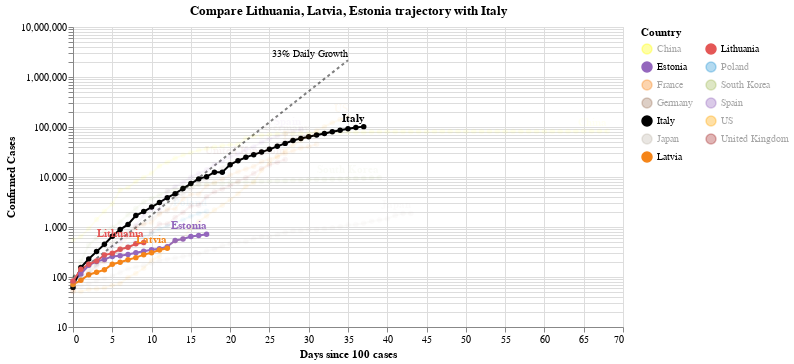

Notebook code for this chart:
### Code cell
#hide_input
chart3 = make_since_chart(['Lithuania', 'Latvia', 'Estonia'])
chart3

### Figure 1 — Vega-Lite specification as saved in the notebook (floating-point values rounded to 4 significant figures; data arrays with more than 128 entries replaced by an {"elided": "..."} marker saying what was removed)
{"config": {"view": {"continuousWidth": 400, "continuousHeight": 300}}, "layer": [{"mark": {"type": "line", "color": "black", "opacity": 0.5, "strokeDash": [3, 3]}, "encoding": {"x": {"type": "quantitative", "field": "Days since 100 cases"}, "y": {"type": "quantitative", "field": "Confirmed Cases"}}}, {"mark": {"type": "text", "align": "right", "dy": -6, "fontSize": 10, "text": "33% Daily Growth"}, "encoding": {"x": {"type": "quantitative", "field": "Days since 100 cases"}, "y": {"type": "quantitative", "field": "Confirmed Cases"}}, "transform": [{"filter": "(datum['Days since 100 cases'] >= 35)"}]}, {"data": {"name": "data-ee4961c429aab95c4b5dab2e59a34bbf"}, "mark": {"type": "line", "point": true}, "encoding": {"color": {"type": "nominal", "field": "Country", "legend": {"columns": 2}, "scale": {"domain": ["China", "Estonia", "France", "Germany", "Italy", "Japan", "Latvia", "Lithuania", "Poland", "South Korea", "Spain", "US", "United Kingdom"], "range": ["yellow", "#9467bd", "#F58518", "#9D755D", "black", "#C1B7AD", "#F58518", "#E45756", "#2495D3", "#A1BA59", "#9467bd", "orange", "brown"]}}, "opacity": {"condition": {"value": 1, "selection": "selector002"}, "value": 0.05}, "tooltip": [{"type": "nominal", "field": "Country"}, {"type": "temporal", "field": "Date"}, {"type": "quantitative", "field": "Confirmed Cases"}, {"type": "quantitative", "field": "Days since 100 cases"}], "x": {"type": "quantitative", "field": "Days since 100 cases"}, "y": {"type": "quantitative", "field": "Confirmed Cases", "scale": {"type": "log"}}}, "selection": {"selector002": {"type": "multi", "fields": ["Country"], "bind": "legend", "init": [{"Country": "Lithuania"}, {"Country": "Latvia"}, {"Country": "Estonia"}, {"Country": "Italy"}]}}, "width": 550}, {"data": {"name": "data-ee4961c429aab95c4b5dab2e59a34bbf"}, "mark": {"type": "text", "align": "right", "dy": -8, "fontWeight": "bold"}, "encoding": {"color": {"type": "nominal", "field": "Country", "legend": {"columns": 2}, "scale": {"domain": ["China", "Estonia", "France", "Germany", "Italy", "Japan", "Latvia", "Lithuania", "Poland", "South Korea", "Spain", "US", "United Kingdom"], "range": ["yellow", "#9467bd", "#F58518", "#9D755D", "black", "#C1B7AD", "#F58518", "#E45756", "#2495D3", "#A1BA59", "#9467bd", "orange", "brown"]}}, "opacity": {"condition": {"value": 1, "selection": "selector002"}, "value": 0.05}, "text": {"type": "nominal", "field": "Country"}, "tooltip": [{"type": "nominal", "field": "Country"}, {"type": "temporal", "field": "Date"}, {"type": "quantitative", "field": "Confirmed Cases"}, {"type": "quantitative", "field": "Days since 100 cases"}], "x": {"type": "quantitative", "field": "Days since 100 cases"}, "y": {"type": "quantitative", "field": "Confirmed Cases", "scale": {"type": "log"}}}, "transform": [{"filter": "(datum['Date'] >= 1585526400000)"}], "width": 550}], "data": {"name": "data-c1a3bbf4dd040f2e7e8e7a69520e3c2a"}, "title": "Compare Lithuania, Latvia, Estonia trajectory with Italy", "$schema": "https://vega.github.io/schema/vega-lite/v4.0.2.json", "datasets": {"data-c1a3bbf4dd040f2e7e8e7a69520e3c2a": [{"Days since 100 cases": 0, "Confirmed Cases": 100.0}, {"Days since 100 cases": 1, "Confirmed Cases": 133.0}, {"Days since 100 cases": 2, "Confirmed Cases": 176.9}, {"Days since 100 cases": 3, "Confirmed Cases": 235.3}, {"Days since 100 cases": 4, "Confirmed Cases": 312.9}, {"Days since 100 cases": 5, "Confirmed Cases": 416.2}, {"Days since 100 cases": 6, "Confirmed Cases": 553.5}, {"Days since 100 cases": 7, "Confirmed Cases": 736.1}, {"Days since 100 cases": 8, "Confirmed Cases": 979.1}, {"Days since 100 cases": 9, "Confirmed Cases": 1302.0}, {"Days since 100 cases": 10, "Confirmed Cases": 1732.0}, {"Days since 100 cases": 11, "Confirmed Cases": 2303.0}, {"Days since 100 cases": 12, "Confirmed Cases": 3064.0}, {"Days since 100 cases": 13, "Confirmed Cases": 4074.0}, {"Days since 100 cases": 14, "Confirmed Cases": 5419.0}, {"Days since 100 cases": 15, "Confirmed Cases": 7207.0}, {"Days since 100 cases": 16, "Confirmed Cases": 9586.0}, {"Days since 100 cases": 17, "Confirmed Cases": 12750.0}, {"Days since 100 cases": 18, "Confirmed Cases": 16960.0}, {"Days since 100 cases": 19, "Confirmed Cases": 22550.0}, {"Days since 100 cases": 20, "Confirmed Cases": 29990.0}, {"Days since 100 cases": 21, "Confirmed Cases": 39890.0}, {"Days since 100 cases": 22, "Confirmed Cases": 53060.0}, {"Days since 100 cases": 23, "Confirmed Cases": 70560.0}, {"Days since 100 cases": 24, "Confirmed Cases": 93850.0}, {"Days since 100 cases": 25, "Confirmed Cases": 124800.0}, {"Days since 100 cases": 26, "Confirmed Cases": 166000.0}, {"Days since 100 cases": 27, "Confirmed Cases": 220800.0}, {"Days since 100 cases": 28, "Confirmed Cases": 293700.0}, {"Days since 100 cases": 29, "Confirmed Cases": 390600.0}, {"Days since 100 cases": 30, "Confirmed Cases": 519500.0}, {"Days since 100 cases": 31, "Confirmed Cases": 690900.0}, {"Days since 100 cases": 32, "Confirmed Cases": 918900.0}, {"Days since 100 cases": 33, "Confirmed Cases": 1222000.0}, {"Days since 100 cases": 34, "Confirmed Cases": 1625000.0}, {"Days since 100 cases": 35, "Confirmed Cases": 2162000.0}], "data-ee4961c429aab95c4b5dab2e59a34bbf": {"elided": "407 records"}}}
